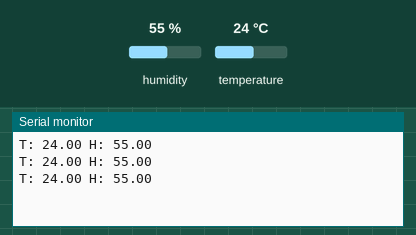
This sketch was run on a simulated Arduino Uno, built with avr-gcc and run on an emulated ATmega328P. On the bench: the last lines printed to the serial monitor. The inputs (shaded band) are chosen by the test bench; at power-on: humidity 55 %, temperature 24 °C.

Above: at 2.8 s.
2.9 s: humidity set to 22 %
At 5.5 s:
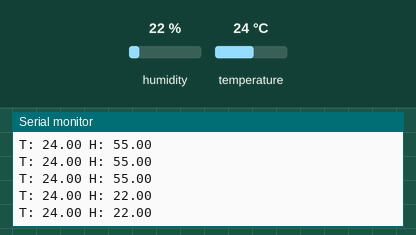
5.6 s: temperature set to 12 °C
At 6.5 s:
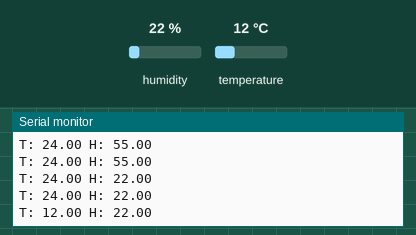
8.3 s: humidity set to 40 %
At 9.8 s:
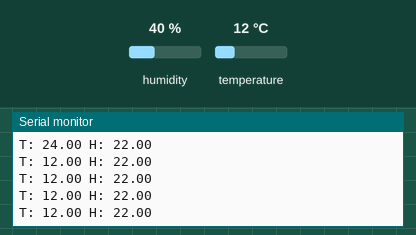
Timing chart, 0 to 11.3 s (numbered marks = the images above; inputs shaded):
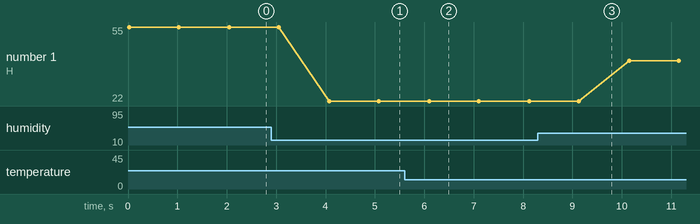

The sketch:

Temperature___Humidity_Logger.ino
```cpp
#include <DHT.h>
#define DHTPIN 4
#define DHTTYPE DHT11

DHT d(DHTPIN, DHTTYPE);

void setup() {
  Serial.begin(115200);
  d.begin();
}

void loop() {
  float t = d.readTemperature();
  float h = d.readHumidity();
  Serial.print("T: "); Serial.print(t);
  Serial.print(" H: "); Serial.println(h);
  delay(1000);
}
```

Measured:
- after the input at 2.9 s, the serial monitor: prints a new line after 1.2 s (image 1)
- after the input at 5.6 s, the serial monitor: prints a new line after 0.50 s (image 2)
- plotted number 1: 55 → 22 after the input at 2.9 s, 22 → 40 after the input at 8.3 s
